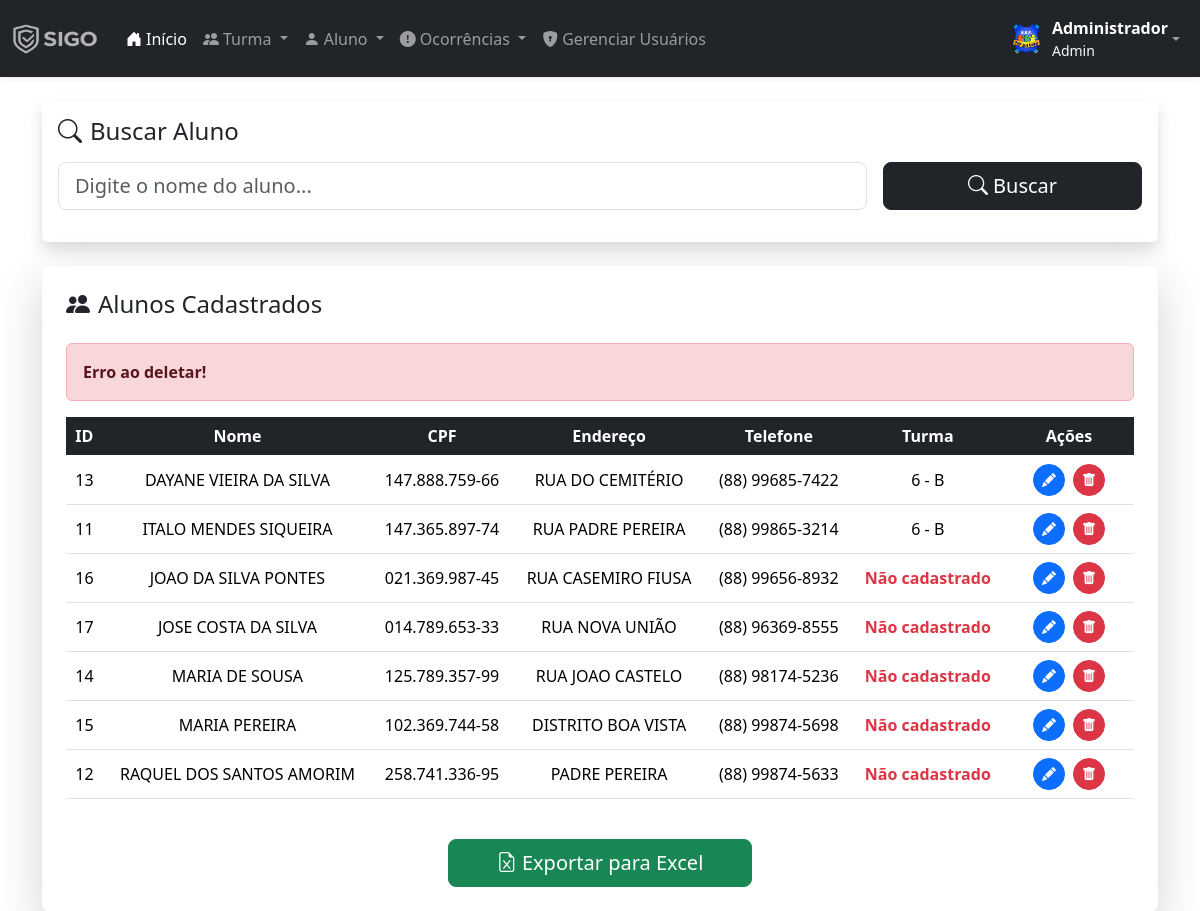
The app's page /listar-alunos.php?msg=erro (signed in) with its own data.
### tables this page shows
CREATE TABLE `alunos` (
  `id` int(11) NOT NULL,
  `nome` varchar(255) NOT NULL,
  `rg` varchar(30) NOT NULL,
  `cpf` varchar(20) NOT NULL,
  `endereco` varchar(255) NOT NULL,
  `tel` varchar(80) NOT NULL,
  `escolaridade` varchar(50) NOT NULL,
  `turma` int(10) NOT NULL
);

CREATE TABLE `turma` (
  `id` int(50) NOT NULL,
  `ano` varchar(50) NOT NULL,
  `turma` varchar(50) NOT NULL
);

### listar-alunos.php (the view, shortened to what this page needs)
<?php
require('includes/conexao.php');
$pagina = 'listar';
$turmaInfo = '';
$nomeBusca = '';
if(isset($_GET['id']) && isset($_GET['ano']) && isset($_GET['turma'])) {
    $pagina = 'turma';
    $idTurma = $_GET['id'];
    $anoTurma = $_GET['ano'];
    $turmaTurma = $_GET['turma'];
    $sql = "SELECT * FROM alunos WHERE turma = $idTurma ORDER BY nome ASC";
    $turmaInfo = "Turma: $anoTurma - $turmaTurma";
} elseif(isset($_GET['nomeBusca'])) {
    $pagina = 'nome';
    $nomeBusca = strtoupper($_GET['nomeBusca']);
    $sql = "SELECT * FROM alunos WHERE nome LIKE '$nomeBusca%' ORDER BY nome ASC";
} else {
    $sql = "SELECT * FROM alunos ORDER BY nome ASC";
}
include('layout/head.php');
include('layout/menu.php');
?>
<div class="container mt-4">
    <?php if($pagina == 'listar' || $pagina == 'nome'): ?>
    <div class="card shadow border-0 mb-4">
        <div class="card-body">
            <h4 class="mb-3"><i class="bi bi-search me-2"></i>Buscar Aluno</h4>
            <form action="aluno-nome.php" method="GET" class="row g-3">
                <div class="col-md-9">
                    <input type="text" name="nomeBusca" id="nomeBusca"
                           class="form-control form-control-lg"
                           placeholder="Digite o nome do aluno..." value="<?= htmlspecialchars($nomeBusca) ?>" />
                </div>
                <div class="col-md-3">
                    <button class="btn btn-dark btn-lg w-100"><i class="bi bi-search"></i> Buscar</button>
                </div>
            </form>
        </div>
    </div>
    <?php endif; ?>
    <div class="card shadow-lg border-0">
        <div class="card-body p-4">
            <?php if($turmaInfo): ?>
                <h4 class="mb-4"><i class="bi bi-people-fill me-2"></i><?= $turmaInfo ?></h4>
            <?php else: ?>
                <h4 class="mb-4"><i class="bi bi-people-fill me-2"></i>Alunos Cadastrados</h4>
            <?php endif; ?>
            <?php if(isset($_GET['msg'])): ?>
                <div class="alert alert-<?= $_GET['msg']=='sucesso' ? 'success' : 'danger' ?>">
                    <strong><?= $_GET['msg']=='sucesso' ? 'Deletado com sucesso!' : 'Erro ao deletar!' ?></strong>
                </div>
            <?php endif; ?>
            <div class="table-responsive">
                <table class="table table-hover align-middle text-center">
                    <thead class="table-dark">
                        <tr>
                            <th>ID</th>
                            <th>Nome</th>
                            <th>CPF</th>
                            <th>Endereço</th>
                            <th>Telefone</th>
                            <th>Turma</th>
                            <th style="width: 130px;">Ações</th>
                        </tr>
                    </thead>
                    <tbody>
                        <?php
                        $result = mysqli_query($conn, $sql);
                        while($al = mysqli_fetch_assoc($result)):
                            $turma_id = $al['turma'];
                            $turma_sql = mysqli_query($conn, "SELECT ano, turma FROM turma WHERE id = $turma_id");
                            $turma = mysqli_fetch_assoc($turma_sql);
                            $turma_final = $turma ? $turma['ano'] . " - " . $turma['turma'] : "<span class='text-danger fw-bold'>Não cadastrado</span>";
                        ?>
                        <tr>
                            <td><?= $al['id'] ?></td>
                            <td><?= $al['nome'] ?></td>
                            <td><?= $al['cpf'] ?></td>
                            <td><?= $al['endereco'] ?></td>
                            <td><?= $al['tel'] ?></td>
                            <td><?= $turma_final ?></td>
                            <td>
                                <div class="d-flex justify-content-center gap-2">
                                    <a href="editar-aluno.php?id=<?= $al['id'] ?>" class="btn btn-primary btn-sm rounded-circle p-2" title="Editar">
                                        <i class="bi bi-pencil-fill"></i>
                                    </a>
                                    <a href="acoes/deletar-aluno.php?id=<?= $al['id'] ?>"
                                       onclick="return confirm('Deseja realmente excluir este aluno?');"
                                       class="btn btn-danger btn-sm rounded-circle p-2" title="Deletar">
                                        <i class="bi bi-trash-fill"></i>
                                    </a>
                                </div>
                            </td>
                        </tr>
                        <?php endwhile; ?>
                    </tbody>
                </table>
            </div>
            <div class="text-center mt-4">
                <button id="btnExport" class="btn btn-success btn-lg px-5">
                    <i class="bi bi-file-earmark-excel"></i> Exportar para Excel
                </button>
            </div>
        </div>
    </div>
</div>

### records on screen
alunos: id "13", nome "DAYANE VIEIRA DA SILVA", cpf "147.888.759-66", endereco "RUA DO CEMITÉRIO", tel "(88) 99685-7422", turma.ano "6", turma.turma "B"
alunos: id "11", nome "ITALO MENDES SIQUEIRA", cpf "147.365.897-74", endereco "RUA PADRE PEREIRA", tel "(88) 99865-3214", turma.ano "6", turma.turma "B"
alunos: id "16", nome "JOAO DA SILVA PONTES", cpf "021.369.987-45", endereco "RUA CASEMIRO FIUSA", tel "(88) 99656-8932", shows "Não cadastrado"
alunos: id "17", nome "JOSE COSTA DA SILVA", cpf "014.789.653-33", endereco "RUA NOVA UNIÃO", tel "(88) 96369-8555", shows "Não cadastrado"
alunos: id "14", nome "MARIA DE SOUSA", cpf "125.789.357-99", endereco "RUA JOAO CASTELO", tel "(88) 98174-5236", shows "Não cadastrado"
alunos: id "15", nome "MARIA PEREIRA", cpf "102.369.744-58", endereco "DISTRITO BOA VISTA", tel "(88) 99874-5698", shows "Não cadastrado"
alunos: id "12", nome "RAQUEL DOS SANTOS AMORIM", cpf "258.741.336-95", endereco "PADRE PEREIRA", tel "(88) 99874-5633", shows "Não cadastrado"

### other values on screen
$usuarioNome "Administrador"
$usuarioNivel "Admin"
